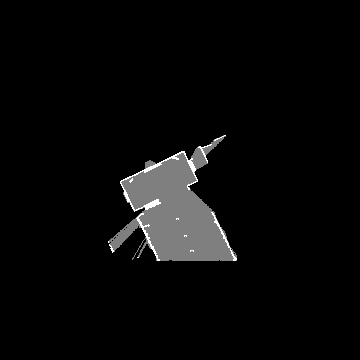
#> input picture 2n8kARJN3HM/0/occupancy.png, 360 x 360 px
$ jupyter execute --allow-errors topo_map_data.ipynb
#> lines starting #> are read from the running program, lines starting #| are printed output that depends on the picture; after the words box and inside, x2 and y2 are one past the last pixel; in counts of white or black regions, pixels touching at a corner belong together
# Этап 1. Загрузка топологической карты

**Версия 3:** код упрощён; сохранена ориентация локальных карт (`row = x`, `col = y`).

Класс `TopoMapData` загружает граф локаций и локальные карты занятости.

- `graph.json` содержит вершины с `pose_for_visualization` и `edges`; поддерживается также вариант, когда рёбра хранятся в корневом ключе `edges`;
- `<node_id>/metadata.yaml` содержит параметр `resolution`;
- `<node_id>/occupancy.png` содержит карту занятости.

Целевые значения сетки: `0` — неизвестно, `1` — свободно, `2` — занято.

[cell 1]
import json
from pathlib import Path

import numpy as np

try:
    import yaml
except ImportError:
    yaml = None

try:
    import cv2
except ImportError:
    cv2 = None

try:
    from PIL import Image
except ImportError:
    Image = None


def pose_to_matrix(x, y, theta):
    c = np.cos(theta)
    s = np.sin(theta)
    return np.array(
        [
            [c, -s, x],
            [s, c, y],
            [0.0, 0.0, 1.0],
        ],
        dtype=float,
    )

[cell 2]
class TopoMapData:
    def __init__(self, base_path):
        self.base_path = Path(base_path).expanduser().resolve()
        self.graph_path = self.base_path / "graph.json"
        self.vertices = {}
        self.adjacency = {}
        self._map_cache = {}

    def load_graph(self):
        if not self.graph_path.exists():
            raise FileNotFoundError(f"graph.json не найден: {self.graph_path}")

        with self.graph_path.open("r", encoding="utf-8") as file:
#> (reads 2n8kARJN3HM/graph.json from the repository)
            graph = json.load(file)

        raw_vertices = graph.get("vertices", {})
        if isinstance(raw_vertices, dict):
            vertex_items = sorted(
                (int(key), value) for key, value in raw_vertices.items()
            )
        else:
            vertex_items = list(enumerate(raw_vertices))

        root_edges = graph.get("edges")
        self.vertices = {}
        self.adjacency = {}

        for node_id, raw_vertex in vertex_items:
            pose = np.asarray(
                raw_vertex.get("pose_for_visualization", [0.0, 0.0, 0.0]),
                dtype=float,
            ).reshape(-1)
            pose = self._normalize_pose(pose)

            raw_edges = raw_vertex.get("edges")
            if raw_edges is None and root_edges is not None:
                raw_edges = self._get_root_edges(root_edges, node_id)

            edges = self._parse_edges(raw_edges)
            self.vertices[node_id] = {"pose": pose, "edges": edges}
            self.adjacency[node_id] = [edge["to"] for edge in edges]

        return self.vertices

    def load_local_map(self, node_id):
        node_id = int(node_id)
        if node_id in self._map_cache:
            resolution, grid = self._map_cache[node_id]
            return resolution, grid.copy()

        node_dir = self.base_path / str(node_id)
        metadata_path = node_dir / "metadata.yaml"
        occupancy_path = node_dir / "occupancy.png"

        if not node_dir.is_dir():
            raise FileNotFoundError(f"Папка локации не найдена: {node_dir}")
        if not occupancy_path.exists():
            raise FileNotFoundError(f"occupancy.png не найден: {occupancy_path}")

        metadata = self._load_metadata(metadata_path)
        resolution = float(metadata.get("resolution", 0.1))
        image = self._read_occupancy_image(occupancy_path)
        grid = self._to_occupancy_grid(image)

        self._map_cache[node_id] = (resolution, grid.copy())
        return resolution, grid

    def get_pose_matrix(self, node_id):
        pose = self.vertices[int(node_id)]["pose"]
        return pose_to_matrix(pose[0], pose[1], pose[2])

    def _get_root_edges(self, root_edges, node_id):
        if isinstance(root_edges, dict):
            return root_edges.get(str(node_id), root_edges.get(node_id, []))
        if isinstance(root_edges, (list, tuple)) and node_id < len(root_edges):
            candidate = root_edges[node_id]
            if isinstance(candidate, dict):
                return [candidate] if "to" in candidate else candidate
            if isinstance(candidate, (list, tuple)):
                if not candidate:
                    return []
                first = candidate[0]
                if np.isscalar(first) and len(candidate) >= 2:
                    return [
                        edge
                        for edge in root_edges
                        if isinstance(edge, (list, tuple))
                        and len(edge) >= 2
                        and int(edge[0]) == node_id
                    ]
                return candidate
        return []

    def _normalize_pose(self, pose):
        if pose.size == 2:
            return np.array([pose[0], pose[1], 0.0], dtype=float)
        if pose.size < 3:
            padded = np.zeros(3, dtype=float)
            padded[: pose.size] = pose
            return padded
        return pose[:3].astype(float, copy=True)

    def _parse_edges(self, raw_edges):
        if raw_edges is None:
            return []

        if isinstance(raw_edges, dict) and "to" in raw_edges:
            candidates = [raw_edges]
        elif isinstance(raw_edges, dict):
            candidates = []
            for target, value in raw_edges.items():
                if isinstance(value, dict):
                    item = dict(value)
                    item.setdefault("to", target)
                else:
                    item = {"to": target, "pose": value}
                candidates.append(item)
        elif isinstance(raw_edges, (list, tuple)):
            candidates = list(raw_edges)
        else:
            return []

        edges = []
        for candidate in candidates:
            edge = self._parse_edge(candidate)
            if edge is not None:
                edges.append(edge)
        return edges

    def _parse_edge(self, candidate):
        if isinstance(candidate, dict):
            if "to" not in candidate:
                return None
            target = int(candidate["to"])
            pose = candidate.get("pose")
        elif isinstance(candidate, (list, tuple)):
            if len(candidate) >= 4 and np.isscalar(candidate[0]):
                target = int(candidate[0])
                pose = candidate[1:4]
            elif len(candidate) >= 2:
                target = int(candidate[0])
                pose = candidate[1]
                if isinstance(pose, dict):
                    pose = pose.get("pose")
            else:
                return None
        else:
            return None

        pose_array = np.asarray(
            pose if pose is not None else [0.0, 0.0, 0.0],
            dtype=float,
        ).reshape(-1)
        return {"to": target, "pose": self._normalize_pose(pose_array)}

    def _load_metadata(self, metadata_path):
        if not metadata_path.exists():
            return {}
        text = metadata_path.read_text(encoding="utf-8")
        if yaml is not None:
            try:
                loaded = yaml.safe_load(text)
                if isinstance(loaded, dict):
                    return loaded
            except Exception:
                pass
        return self._parse_simple_yaml(text)

    # [19 lines left out: function _parse_simple_yaml, not called in this run]

    def _read_occupancy_image(self, image_path):
        if cv2 is not None:
            image = cv2.imread(str(image_path), cv2.IMREAD_UNCHANGED)
#> image is the input picture: shape (360, 360); min 0, max 2, mean 0.0705
            if image is None:
                raise ValueError(f"Не удалось прочитать изображение: {image_path}")
            if image.ndim == 3 and image.shape[2] == 3:
                image = cv2.cvtColor(image, cv2.COLOR_BGR2RGB)
            elif image.ndim == 3 and image.shape[2] == 4:
                image = cv2.cvtColor(image, cv2.COLOR_BGRA2RGBA)
            return image

        if Image is None:
            raise ImportError("Установите opencv-python или Pillow")

        with Image.open(image_path) as image:
            if image.mode == "P":
                image = image.convert("RGBA")
            return np.array(image)

    def _to_occupancy_grid(self, image):
        array = np.asarray(image)
        alpha = None

        if array.ndim == 3:
            if array.shape[2] == 4:
                alpha = array[..., 3]
            rgb = array[..., :3].astype(float)
            gray = (
                rgb[..., 0] * 0.299
                + rgb[..., 1] * 0.587
                + rgb[..., 2] * 0.114
            )
        else:
            gray = array.astype(float)

        if array.dtype == bool:
            gray = gray * 255.0

        max_value = float(np.nanmax(gray)) if gray.size else 0.0
#> max_value = 2
        if np.issubdtype(array.dtype, np.floating) and max_value <= 1.0:
            gray = gray * 255.0
        elif max_value > 255.0:
            gray = gray / max(max_value, 1.0) * 255.0

        gray = np.clip(np.rint(gray), 0, 255).astype(np.uint8)
        unique_values = np.unique(gray)
#> unique_values = [0, 1, 2]

        if unique_values.size > 0 and int(unique_values.max()) <= 2:
            grid = gray.astype(np.uint8)
        else:
            grid = np.zeros(gray.shape, dtype=np.uint8)
            grid[gray >= 220] = 1
            grid[gray <= 40] = 2

        if alpha is not None:
            grid[np.asarray(alpha) == 0] = 0

        return grid

[cell 3]
from pathlib import Path

data_root = Path("2n8kARJN3HM")
if not (data_root / "graph.json").exists():
    candidates = sorted(Path(".").glob("*/graph.json"))
    if candidates:
        data_root = candidates[0].parent

topo_map = TopoMapData(data_root)
vertices = topo_map.load_graph()

print(f"Корневая папка: {topo_map.base_path}")
print(f"Вершин: {len(vertices)}")
print(f"Рёбер: {sum(len(vertex['edges']) for vertex in vertices.values())}")
print(f"Первые вершины: {list(vertices)[:5]}")

[cell 4]
first_node = next(iter(vertices))

print(f"Вершина: {first_node}")
print(f"Поза: {vertices[first_node]['pose']}")
print(f"Исходящие рёбра: {vertices[first_node]['edges'][:2]}")
print("Матрица однородного преобразования:")
print(topo_map.get_pose_matrix(first_node))

resolution, grid = topo_map.load_local_map(first_node)
#> resolution = 0.1
values, counts = np.unique(grid, return_counts=True)
#> values = [0, 1, 2]; counts = [121250, 7560, 790]

print(f"resolution: {resolution}")
#| resolution: 0.1
print(f"shape: {grid.shape}, dtype: {grid.dtype}")
#| shape: (360, 360), dtype: uint8
print(f"значения сетки: {dict(zip(values.tolist(), counts.tolist()))}")
#| значения сетки: {0: 121250, 1: 7560, 2: 790}

[cell 5]
loaded = {}

#> (the rest of this cell did not finish here and is left out)

    loaded[node_id] = (resolution, grid.shape)

print(f"Загружено локальных карт: {len(loaded)}")
print(f"Уникальные resolution: {sorted({item[0] for item in loaded.values()})}")
print(f"Уникальные размеры: {sorted({item[1] for item in loaded.values()})}")

## Этап 2. Глобальная сшивка карт

Все локальные карты занятости вставляются в единую глобальную сетку по `pose_for_visualization`.

Локальная карта хранится как массив `[x, y]`: строка соответствует локальной оси `x` (вперёд), столбец — локальной оси `y` (влево). Поэтому сшивка выполняется простым аффинным преобразованием с поворотом на `theta` и сдвигом `tx, ty`, а ось `Y` глобальной сетки инвертируется.

Слияние выполняется поэлементной максимизацией: `0` — неизвестно, `1` — свободно, `2` — занято.

[cell 6]
import cv2
import numpy as np
import matplotlib.pyplot as plt
from matplotlib.colors import BoundaryNorm, ListedColormap


# [64 lines left out: functions stitch_global_map, world_to_global_pixel, not called in this run]

#> (a cell that did not finish here is left out)

## Попарная сшивка и раздутие препятствий

Карта соседа (`node_to`) переводится в систему координат текущей локации (`node_from`) по относительной позе ребра. Используется та же простая аффинная схема `tx, ty` с учётом того, что в локальной карте строка соответствует `x`, а столбец — `y`.

После слияния препятствия раздуваются на `r = 0.25` м эллиптическим структурным элементом `cv2.dilate`.

[cell 8]
import math
import cv2
import numpy as np


def inflate_obstacles(grid, radius_m=0.25, resolution=0.1):
    r_pix = math.ceil(radius_m / resolution)
    kernel = cv2.getStructuringElement(
        cv2.MORPH_ELLIPSE, (2 * r_pix + 1, 2 * r_pix + 1)
    )
    obstacles = (grid == 2).astype(np.uint8)
    inflated = cv2.dilate(obstacles, kernel)
    new_grid = grid.copy()
    new_grid[inflated == 1] = 2
    return new_grid


def stitch_local_pair(topo_map, node_from, edge):
#> called with node_from = 0
    node_to = int(edge["to"])
    res, grid_from = topo_map.load_local_map(node_from)
#> res = 0.1
    _, grid_to = topo_map.load_local_map(node_to)
    h, w = grid_from.shape
#> h = 360; w = 360
    h_to, w_to = grid_to.shape
#> h_to = 360; w_to = 360
    cx, cy = w / 2.0, h / 2.0
#> cx = 180; cy = 180
    cx_to, cy_to = w_to / 2.0, h_to / 2.0
#> cx_to = 180; cy_to = 180
    x, y, theta = edge["pose"]
    c, s = math.cos(theta), math.sin(theta)
    tx = cx + y / res - c * cx_to - s * cy_to
#> tx = 229.2
    ty = cy + x / res + s * cx_to - c * cy_to
#> ty = -21.91
    matrix = np.array([[c, s, tx], [-s, c, ty]], dtype=np.float32)
#> matrix = [[0.438, -0.899, 229.2], [0.899, 0.438, -21.91]]
    warped = cv2.warpAffine(
        grid_to,
        matrix,
        (w, h),
        flags=cv2.INTER_NEAREST,
        borderMode=cv2.BORDER_CONSTANT,
        borderValue=0,
    )
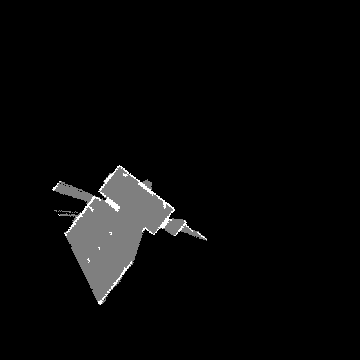
#> warped: shape (360, 360); min 0, max 2, mean 0.0705; drawn with min black and max white
    merged = np.maximum(grid_from, warped)
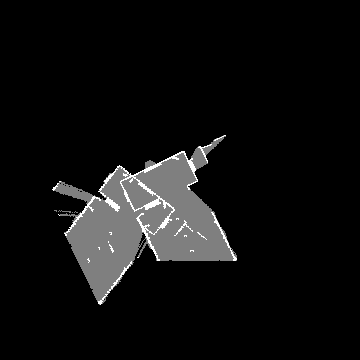
#> merged: shape (360, 360); min 0, max 2, mean 0.122; drawn with min black and max white
    return inflate_obstacles(merged, radius_m=0.25, resolution=res)
#> in inflate_obstacles, `r_pix = math.ceil(radius_m / resolution)`: r_pix = 3
#> in inflate_obstacles, `obstacles = (grid == 2).astype(np.uint8)`:
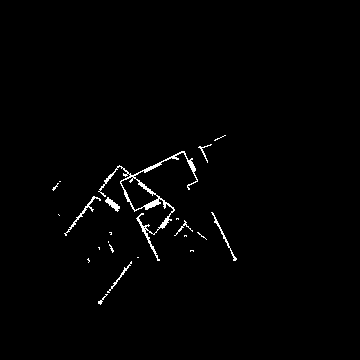
#> obstacles: shape (360, 360); values 0 (black) and 1 (white), 1.2% white in thin lines or dots, all inside (x1, y1, x2, y2) = (52, 135, 237, 305)
#> in inflate_obstacles, `inflated = cv2.dilate(obstacles, kernel)`:
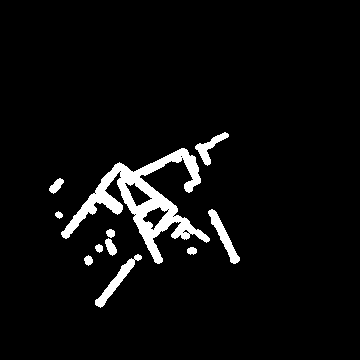
#> inflated: shape (360, 360); values 0 (black) and 1 (white), 5% white; 11 white regions, largest, box (x1, y1, x2, y2) and area: (61, 148, 210, 264) 4534, (95, 254, 142, 308) 527, (208, 209, 240, 264) 491
#> in inflate_obstacles, `new_grid[inflated == 1] = 2`:
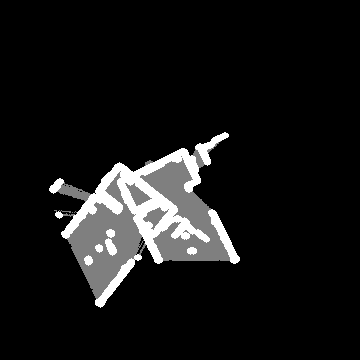
#> new_grid: shape (360, 360); 3.76% of pixels changed, all inside (x1, y1, x2, y2) = (49, 132, 240, 308); drawn with min black and max white

[cell 9]
local_stitched_maps = {}
#> (the rest of this cell did not finish here and is left out)

### Примеры локальной сшивки

Три пары соседних локаций после слияния. Зелёный круг — центр текущей локации, красный крест — поза соседа. Видно, что коридоры совпадают, а стык карт остаётся связным.

[cell 10]
local_stitch_examples = [(73, 30), (33, 11), (81, 82)]

fig, axes = plt.subplots(1, 3, figsize=(18, 6))

#> (the rest of this cell did not finish here and is left out)

## Этап 3. Планирование путей алгоритмом A*

A* ищет путь по восьми направлениям: прямые шаги имеют вес `1.0`, диагональные — `sqrt(2)`, эвристика — евклидово расстояние. Проходимы только свободные клетки `grid == 1`.

После раздутия препятствий центр локации или поза соседа могут попасть в `2`. В этом случае старт и финиш переносятся в ближайшую свободную клетку через `np.argwhere(grid == 1)`: физическая поза робота остаётся той же, а препятствие появляется из-за раздутия шума на `r = 0.25` м.

С учётом фактической ориентации локальных карт (`row = x`, `col = y`) финиш ребра вычисляется как `row = h / 2 + x / res`, `col = w / 2 + y / res`.

[cell 11]
import heapq
import math

import numpy as np


MOVES = (
    (-1, -1, math.sqrt(2)),
    (-1, 0, 1.0),
    (-1, 1, math.sqrt(2)),
    (0, -1, 1.0),
    (0, 1, 1.0),
    (1, -1, math.sqrt(2)),
    (1, 0, 1.0),
    (1, 1, math.sqrt(2)),
)


def astar_grid(grid, start, goal):
    rows, cols = grid.shape
    start = (int(round(start[0])), int(round(start[1])))
    goal = (int(round(goal[0])), int(round(goal[1])))

    if not (
        0 <= start[0] < rows
        and 0 <= start[1] < cols
        and 0 <= goal[0] < rows
        and 0 <= goal[1] < cols
    ):
        return None
    if grid[start] != 1 or grid[goal] != 1:
        return None
    if start == goal:
        return [start]

    heap = [(0.0, start)]
    g_score = {start: 0.0}
    parents = {}
    closed = set()

    while heap:
        _, current = heapq.heappop(heap)
        if current in closed:
            continue
        if current == goal:
            path = [current]
            while current in parents:
                current = parents[current]
                path.append(current)
            return path[::-1]

        closed.add(current)

        for delta_row, delta_col, step_cost in MOVES:
            next_cell = (
                current[0] + delta_row,
                current[1] + delta_col,
            )
            if not (
                0 <= next_cell[0] < rows
                and 0 <= next_cell[1] < cols
            ):
                continue
            if grid[next_cell] != 1 or next_cell in closed:
                continue
            new_g = g_score[current] + step_cost
            if new_g < g_score.get(next_cell, np.inf):
                g_score[next_cell] = new_g
                parents[next_cell] = current
                heapq.heappush(
                    heap,
                    (
                        new_g
                        + math.hypot(
                            goal[0] - next_cell[0],
                            goal[1] - next_cell[1],
                        ),
                        next_cell,
                    ),
                )

    return None


def nearest_free(grid, point):
    free = np.argwhere(grid == 1)
    distances = ((free - np.array(point)) ** 2).sum(axis=1)
    return tuple(free[np.argmin(distances)])

[cell 12]
local_resolution = topo_map.load_local_map(next(iter(topo_map.vertices)))[0]
#> local_resolution = 0.1
local_paths = {}

for (node_from, node_to), grid in local_stitched_maps.items():
    edge = next(
        edge
        for edge in topo_map.vertices[node_from]["edges"]
        if int(edge["to"]) == node_to
    )
    x, y, _ = edge["pose"]
    h, w = grid.shape
    start = (h / 2.0, w / 2.0)
    goal = (
        h / 2.0 + x / local_resolution,
        w / 2.0 + y / local_resolution,
    )
    path = astar_grid(
        grid,
        nearest_free(grid, start),
        nearest_free(grid, goal),
    )
    local_paths[(node_from, node_to)] = path
#> this loop made 2 passes
#> (node_from, node_to, edge, x, y, h, w) on passes 1 to 2: (0, 1, {'to': 1, 'pose': [3.88, -3.37, -1.12]}, 3.88, -3.37, 360, 360), (1, 0, {'to': 0, 'pose': [-4.73, -2.01, 1.12]}, -4.73, -2.01, 360, 360)
#> after the loop, local_paths = 2 items

local_success = sum(path is not None for path in local_paths.values())
#> local_success = 0
print(
    f"Локальные пути: {local_success} / {len(local_paths)} "
    f"({local_success / len(local_paths):.1%})"
)
#| Локальные пути: 0 / 2 (0.0%)
